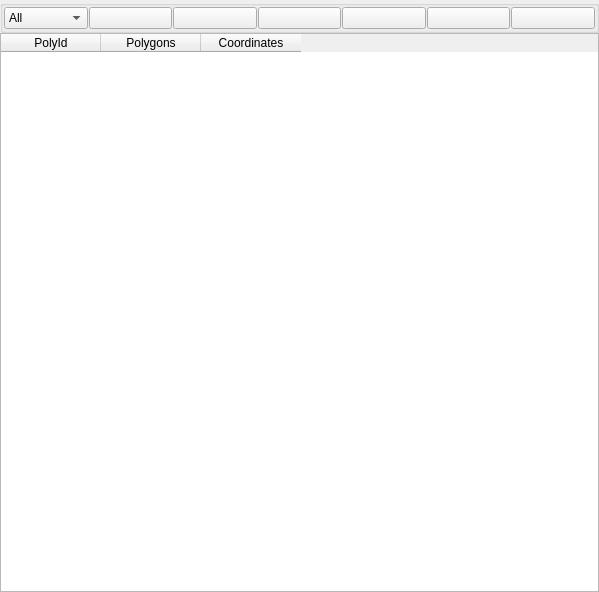
<?xml version="1.0" encoding="UTF-8"?>
<ui version="4.0">
 <class>PolygonMenu</class>
 <widget class="QWidget" name="PolygonMenu">
  <property name="geometry">
   <rect>
    <x>0</x>
    <y>0</y>
    <width>599</width>
    <height>592</height>
   </rect>
  </property>
  <property name="windowTitle">
   <string>Form</string>
  </property>
  <layout class="QVBoxLayout" name="verticalLayout">
   <property name="spacing">
    <number>0</number>
   </property>
   <property name="leftMargin">
    <number>0</number>
   </property>
   <property name="topMargin">
    <number>0</number>
   </property>
   <property name="rightMargin">
    <number>0</number>
   </property>
   <property name="bottomMargin">
    <number>0</number>
   </property>
   <item>
    <widget class="QGroupBox" name="groupBox">
     <property name="title">
      <string/>
     </property>
     <layout class="QHBoxLayout" name="horizontalLayout_2">
      <property name="spacing">
       <number>1</number>
      </property>
      <property name="leftMargin">
       <number>1</number>
      </property>
      <property name="topMargin">
       <number>1</number>
      </property>
      <property name="rightMargin">
       <number>1</number>
      </property>
      <property name="bottomMargin">
       <number>1</number>
      </property>
      <item>
       <widget class="QComboBox" name="comboBox_loadOrder">
        <item>
         <property name="text">
          <string>All</string>
         </property>
        </item>
        <item>
         <property name="text">
          <string>Loaded</string>
         </property>
        </item>
       </widget>
      </item>
      <item>
       <widget class="QPushButton" name="pushButton_splitz">
        <property name="text">
         <string/>
        </property>
       </widget>
      </item>
      <item>
       <widget class="QPushButton" name="pushButton_savePolygons">
        <property name="text">
         <string/>
        </property>
       </widget>
      </item>
      <item>
       <widget class="QPushButton" name="pushButton_loadpolygon">
        <property name="toolTip">
         <string/>
        </property>
        <property name="toolTipDuration">
         <number>-1</number>
        </property>
        <property name="text">
         <string/>
        </property>
       </widget>
      </item>
      <item>
       <widget class="QPushButton" name="pushButton_unloadpolygon">
        <property name="text">
         <string/>
        </property>
       </widget>
      </item>
      <item>
       <widget class="QPushButton" name="pushButton_deletepolygon">
        <property name="text">
         <string/>
        </property>
       </widget>
      </item>
      <item>
       <widget class="QPushButton" name="pushButton_removePolygon">
        <property name="text">
         <string/>
        </property>
       </widget>
      </item>
     </layout>
    </widget>
   </item>
   <item>
    <widget class="QTableWidget" name="tableWidget_polygon">
     <column>
      <property name="text">
       <string>PolyId</string>
      </property>
     </column>
     <column>
      <property name="text">
       <string>Polygons</string>
      </property>
     </column>
     <column>
      <property name="text">
       <string>Coordinates</string>
      </property>
     </column>
    </widget>
   </item>
  </layout>
 </widget>
 <resources/>
 <connections/>
</ui>
